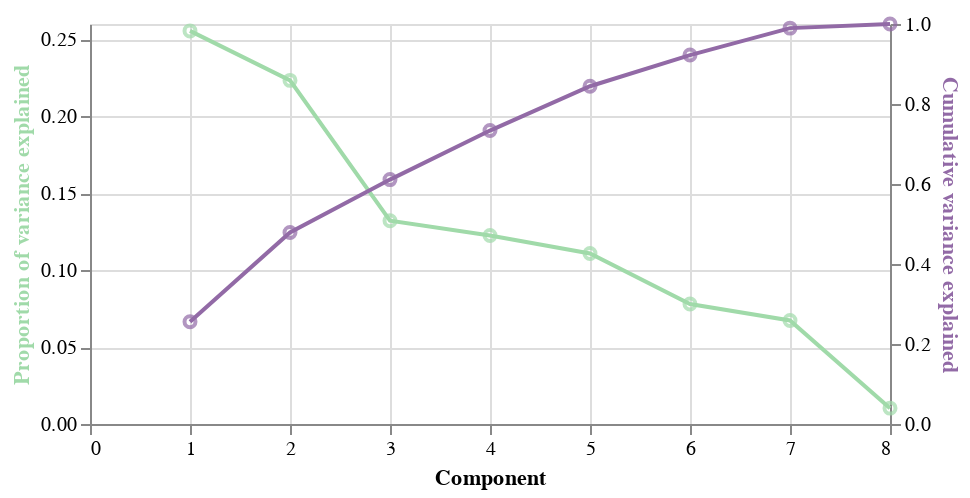

Here is the notebook cell this chart was saved with:
### Markdown cell above
<!-- BEGIN QUESTION -->

#### (iv) Plot the variance explained by each PC.

Use `pcvars` to construct a dual-axis plot showing the proportion of variance explained (left y axis) and cumulative variance explained (right y axis) as a function of component number (x axis), with points indicating the variance ratios and lines connecting the points. 

Follow these steps:

1. Construct a base chart that encodes only `Component` on the `X` channel. Store this as `base`.
2. Make a base layer for the proportion of variance explained that modifies `base` by encoding `Proportion of variance explained` on the `Y` channel. Store the result as `prop_var_base`.
    + Give the `Y` axis title a distinct color of your choosing via `alt.Y(..., axis = alt.Axis(titleColor = ...))`.


3. Make a base layer for the cumulative variance explained that modifies `base` by endocing `Cumulative variance explained` on the `Y` channel. Store the result as `cum_var_base`.
    + Give the `Y` axis title another distinct color of your choosing via `alt.Y(..., axis = alt.Axis(titleColor = ...))`.


4. Create a plot layer for the proportion of variance explained by combining points (`prop_var_base.mark_point()`) with lines (`prop_var_base.mark_line()`). Store the result as `cum_var`.
    + Apply the color you chose for the axis title to the points and lines.


5. Repeat the previous step for the cumulative variance explained.
    + Apply the color you chose for the axis title to the points and lines.


6. Layer the plots together using `alt.layer(l1, l2).resolve_scale(y = 'independent')`.

### Code cell
# encode component axis only as base layer
base = alt.Chart(pcvars).encode(
    x = 'Component'
)

# make a base layer for the proportion of variance explained
prop_var_base = base.encode(
    y = alt.Y('Proportion of variance explained', axis = alt.Axis(titleColor = '#A0DAA9'))
)

# make a base layer for the cumulative variance explained
cum_var_base = base.encode(
    y = alt.Y('Cumulative variance explained', axis = alt.Axis(titleColor = '#926AA6'))
)

# add points and lines to each base layer
prop_var = prop_var_base.mark_point(stroke = '#A0DAA9') + prop_var_base.mark_line(stroke = '#A0DAA9')
cum_var = cum_var_base.mark_point(stroke = '#926AA6') + cum_var_base.mark_line(stroke = '#926AA6')

# layer the layers
alt.layer(prop_var, cum_var).resolve_scale(y = 'independent').properties(height=200, width=400)

### Figure 1 — Vega-Lite specification as saved in the notebook (floating-point values rounded to 4 significant figures)
{"config": {"view": {"continuousWidth": 400, "continuousHeight": 300}}, "layer": [{"layer": [{"mark": {"type": "point", "stroke": "#A0DAA9"}, "encoding": {"x": {"field": "Component", "type": "quantitative"}, "y": {"axis": {"titleColor": "#A0DAA9"}, "field": "Proportion of variance explained", "type": "quantitative"}}}, {"mark": {"type": "line", "stroke": "#A0DAA9"}, "encoding": {"x": {"field": "Component", "type": "quantitative"}, "y": {"axis": {"titleColor": "#A0DAA9"}, "field": "Proportion of variance explained", "type": "quantitative"}}}]}, {"layer": [{"mark": {"type": "point", "stroke": "#926AA6"}, "encoding": {"x": {"field": "Component", "type": "quantitative"}, "y": {"axis": {"titleColor": "#926AA6"}, "field": "Cumulative variance explained", "type": "quantitative"}}}, {"mark": {"type": "line", "stroke": "#926AA6"}, "encoding": {"x": {"field": "Component", "type": "quantitative"}, "y": {"axis": {"titleColor": "#926AA6"}, "field": "Cumulative variance explained", "type": "quantitative"}}}]}], "data": {"name": "data-0083a1a3a3fcdf5ba01f1aaff0fa6350"}, "height": 200, "resolve": {"scale": {"y": "independent"}}, "width": 400, "$schema": "https://vega.github.io/schema/vega-lite/v4.17.0.json", "datasets": {"data-0083a1a3a3fcdf5ba01f1aaff0fa6350": [{"Proportion of variance explained": 0.2555, "Component": 1, "Cumulative variance explained": 0.2555}, {"Proportion of variance explained": 0.2234, "Component": 2, "Cumulative variance explained": 0.4789}, {"Proportion of variance explained": 0.1321, "Component": 3, "Cumulative variance explained": 0.611}, {"Proportion of variance explained": 0.1225, "Component": 4, "Cumulative variance explained": 0.7336}, {"Proportion of variance explained": 0.1108, "Component": 5, "Cumulative variance explained": 0.8444}, {"Proportion of variance explained": 0.07799, "Component": 6, "Cumulative variance explained": 0.9224}, {"Proportion of variance explained": 0.0673, "Component": 7, "Cumulative variance explained": 0.9897}, {"Proportion of variance explained": 0.01032, "Component": 8, "Cumulative variance explained": 1.0}]}}
